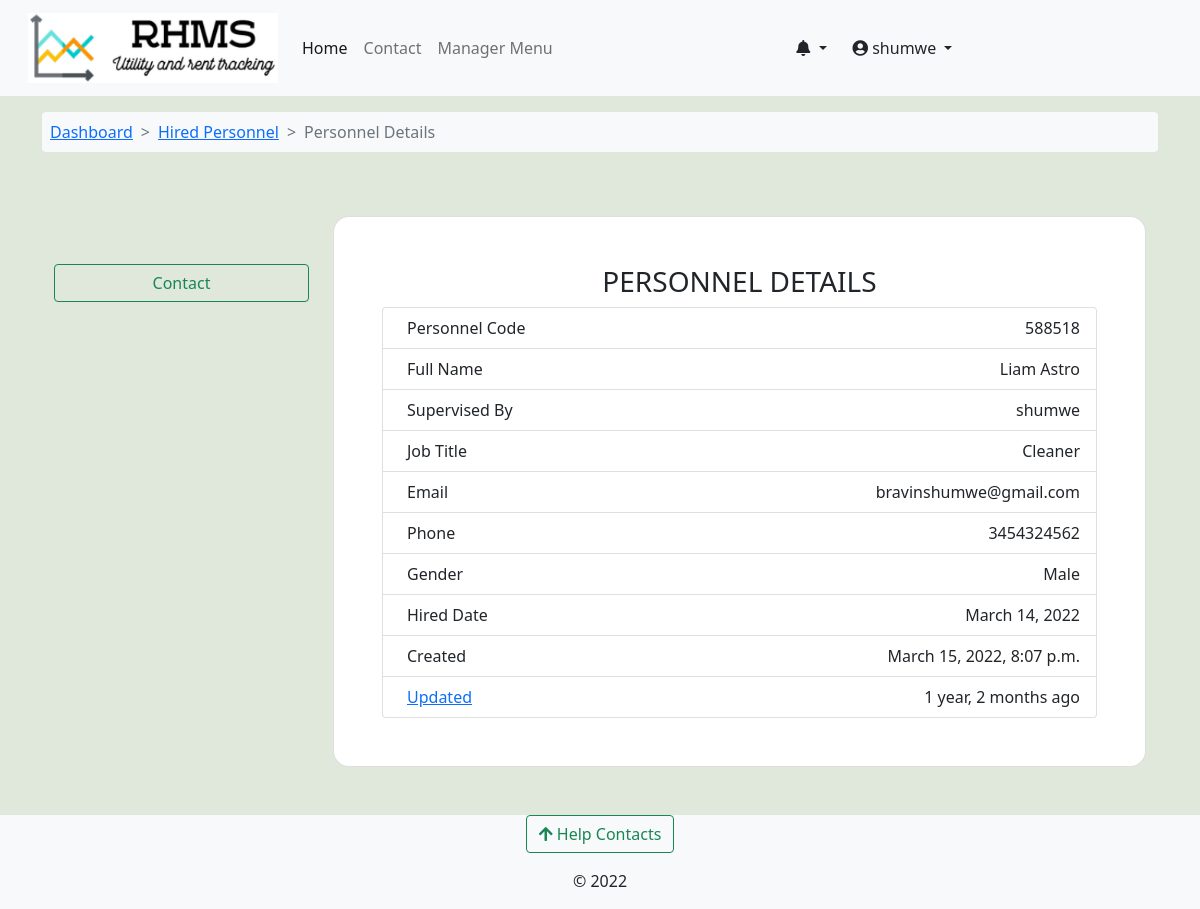
/work_order/hired_personnel_details/niagra-bumnsd-sd-djks/588518/ (signed in), run on the app's committed database.
### accounts/models.py (models this page shows, shortened)
class User(AbstractUser):
    avatar = models.ImageField(upload_to=get_avatar_path, default='no-avatar.png')
    is_verified = models.BooleanField(default=False)
    is_tenant = models.BooleanField(default=False)
    is_manager = models.BooleanField(default=False)

class Managers(models.Model):
    VER_STATUS = [
    ('rv', 'Revoked'),
    ('pv', 'Pending Approval'),
    ('ap', 'Approved'),
    ]
    ID_WARNING = 'Must be a valid ID!'
    associated_account = models.OneToOneField(User, on_delete=models.CASCADE)
    fullname = models.CharField(max_length=100, null=True, blank=True)
    id_back = models.ImageField(upload_to=get_user_docs_path, help_text=ID_WARNING)
    id_front = models.ImageField(upload_to=get_user_docs_path, help_text=ID_WARNING)
    added_by = models.ForeignKey(User, on_delete=models.DO_NOTHING, related_name='added_by')
    active_phone_number = PhoneNumberField()
    whatsapp_number = models.CharField(max_length=14)
    status = models.CharField(max_length=3, choices=VER_STATUS, default='pv')
    created = models.DateTimeField(default=datetime.now)
    updated = models.DateTimeField(auto_now=True)
    def __str__(self):
        return f"{self.associated_account.username}"
    class Meta:
        verbose_name_plural = 'Managers'

### work_order/models.py (models this page shows, shortened)
class HiredPersonnel(models.Model):
    GENDER_CHOICES = [
        ('male', 'Male'),
        ('female', 'Female'),
    ]
    associated_account = models.OneToOneField(User, on_delete=models.CASCADE, null=True, blank=True)
    personnel_manager = models.ForeignKey(Managers, on_delete=models.CASCADE)
    personnel_code = models.CharField(max_length=9, unique=True, null=True, blank=True)
    full_name = models.CharField(max_length=100)
    job_title = models.CharField(max_length=55)
    personnel_email = models.EmailField(max_length=155)
    phone_number = models.CharField(max_length=15)
    id_number = models.CharField(max_length=15)
    gender = models.CharField(max_length=10, choices=GENDER_CHOICES)
    building = models.ForeignKey(Building, on_delete=models.CASCADE)
    hired_date = models.DateField()
    is_active = models.BooleanField(default=True)
    created = models.DateTimeField(default=datetime.now)
    updated = models.DateTimeField(auto_now=True)

### work_order/views.py (the view)
# urls.py: path('hired_personnel_details/<slug:building_slug>/<slug:p_code>/', views.hired_personnel_details, name='hired_personnel_details'),
def hired_personnel_details(request, building_slug, p_code):
    building = Building.objects.get(slug=building_slug)
    personnel = HiredPersonnel.objects.get(building=building, personnel_code=p_code)
    if request.method == 'POST':
        p_contact = PersonnelContactForm(request.POST)
        if p_contact.is_valid():
            p_contact.instance.personnel = personnel
            p_contact.save()
            contact = p_contact.instance
            subject = contact.subject
            template = 'work_order/email/contact_email.html'
            html_message = render_to_string(template,
                                            {'contact':contact,})
            from_email = DEFAULT_FROM_EMAIL
            to_email = contact.personnel.personnel_email
            message = EmailMessage(subject, html_message, from_email, [to_email])
            message.content_subtype = 'html'
            message.send()
            messages.success(request, 'Email sent successfully')
            return HttpResponseRedirect("")
    else:
        p_contact = PersonnelContactForm()
    context = {'building':building,'personnel':personnel,'p_contact':p_contact}
    return render(request, 'work_order/hired_personel_details.html', context)

### accounts/context_processors.py (called while the page is built)
def get_notifications(request):
    user = request.user
    if user.is_authenticated:
        notifications = UserNotifications.objects.filter(
            user_id=user).order_by('-created')[:7]
        return dict(notifications=notifications)
    else:
        return {'false': False}

### complaints/context_processors.py (called while the page is built)
def get_contacts(request):
    user = request.user
    if user.is_authenticated:
        if user.is_tenant:
            tenant = Tenants.objects.get(associated_account=user)
            building = Building.objects.get(id=tenant.rented_unit.building_id)
            contacts = HelpContacts.objects.filter(associated_building=building)
            return dict(contacts=contacts)
        elif user.is_manager:
            contacts = HelpContacts.objects.all()
            return dict(contacts=contacts)
        else:
            contacts = HelpContacts.objects.filter(make_publicly_available=True)
            return dict(contacts=contacts)
    else:
        contacts = HelpContacts.objects.filter(make_publicly_available=True)
        return dict(contacts=contacts)

### rental_property/context_processors.py (called while the page is built)
def my_managed_buildings(request):
    user_instance = request.user
    if user_instance.is_authenticated:
        manager_instance = Managers.objects.filter(associated_account=user_instance)[:1]
        managed_buildings = Building.objects.filter(manager=manager_instance)
        return dict(managed_buildings=managed_buildings)
    else:
        return {'False': False,}

### work_order/templates/work_order/hired_personel_details.html (shortened to what this page needs)
{% extends 'base.html' %}
{% load crispy_forms_tags %}
{% load humanize %}
{% block content %}
<nav class="container mt-3">
  <ol class="breadcrumb bg-light p-2 rounded-2">
      <li class="breadcrumb-item "><a href="{% url 'building-dashboard' building.slug %}">Dashboard</a></li>
      <li class="breadcrumb-item"><a href="{% url 'hired_personnel' building.slug %}"> Hired Personnel </a></li>
      <li class="breadcrumb-item active"> Personnel Details </li>
  </ol>
</nav>
<section class="mb-5 mt-5" style="background-color: #dfe8da;">
    <div class="container">
      <div class="row d-flex justify-content-center align-items-center h-100">
        <div class="row">
            <div class="col-sm-3">
              <div class="mt-5 mb-2 d-grid gap-2">
                <a data-bs-toggle="modal" data-bs-target="#contactBackdrop" class="btn btn-outline-success" type="button">Contact</a>
              </div>
            </div>
        <div class="col-sm-9">
          <div class="card shadow-2-strong" style="border-radius: 1rem;">
            <div class="card-body p-5">
                <h3 class="text-uppercase text-center"> Personnel Details </h3>
                <ul class="list-group">
                    <li class="list-group-item d-flex justify-content-between align-items-start">
                        <div class="ms-2 me-auto">Personnel Code</div>
                        <span>{{personnel.personnel_code}}</span>
                      </li>
                    <li class="list-group-item d-flex justify-content-between align-items-start">
                      <div class="ms-2 me-auto">
                        Full Name
                      </div>
                      <span> {{personnel.full_name}} </span>
                    </li>
                    <li class="list-group-item d-flex justify-content-between align-items-start">
                      <div class="ms-2 me-auto">Supervised By</div>
                      <span>{{personnel.personnel_manager}}</span>
                    </li>
                    <li class="list-group-item d-flex justify-content-between align-items-start">
                        <div class="ms-2 me-auto">Job Title</div>
                        <span>{{personnel.job_title}}</span>
                      </li>
                    <li class="list-group-item d-flex justify-content-between align-items-start">
                      <div class="ms-2 me-auto">Email</div>
                      <span> {{personnel.personnel_email}}</span>
                    </li>
                    <li class="list-group-item d-flex justify-content-between align-items-start">
                        <div class="ms-2 me-auto">Phone</div>
                        <span> {{personnel.phone_number}}</span>
                      </li>
                      <li class="list-group-item d-flex justify-content-between align-items-start">
                        <div class="ms-2 me-auto"> Gender </div>
                        <span> {{personnel.get_gender_display}}</span>
                      </li>
                      <li class="list-group-item d-flex justify-content-between align-items-start">
                        <div class="ms-2 me-auto"> Hired Date </div>
                        <span>  {{personnel.hired_date}}</span>
                      </li>
                      <li class="list-group-item d-flex justify-content-between align-items-start">
                        <div class="ms-2 me-auto"> Created </div>
                        <span>  {{personnel.created}}</span>
                      </li>
                      <li class="list-group-item d-flex justify-content-between align-items-start">
                        <div class="ms-2 me-auto"><a href="{% url 'update_hired_personnel' building.slug personnel.personnel_code %}" title='click to udate'> Updated </a></div>
                        <span>  {{personnel.updated|naturaltime}}</span>
                      </li>
                  </ul>
            </div>
        </div>
      </div>
    </div>
  </div>
</section>
  {% endblock %}

### templates/base.html (shortened to what this page needs)
<!doctype html>
<html lang="en">
  {% load static %}
  {% load i18n %}
  <head>
    {% load pwa %}
    <link href="https://cdn.jsdelivr.net/npm/bootstrap@5.0.2/dist/css/bootstrap.min.css" rel="stylesheet">
    <link type="text/css" href="{% static 'css/main.css' %}" rel="stylesheet">
    <link rel="stylesheet" href="https://cdnjs.cloudflare.com/ajax/libs/font-awesome/4.7.0/css/font-awesome.min.css">
    <link rel="stylesheet" href="https://pro.fontawesome.com/releases/v5.11.2/css/all.css">
  </head>
  <body class="d-flex flex-column min-vh-100" style="background-color: #dfe8da;">
    <nav class="navbar navbar-expand-lg navbar-light bg-light" aria-label="main-nav">
        <div class="container-fluid">
          <a class="navbar-brand align" href="{% url 'operational-buildings' %}">
                <div class="d-flex">
                    <div class="ms-3 d-flex flex-column">
                      <img src="{% static 'img/rhms_logo2.png' %}" alt="logo" width="250" height="70"/>
                    </div>
                </div>
            </a>
            <div class="collapse navbar-collapse" id="mynav">
                <ul class="navbar-nav mb-lg-0">
                    <li class="nav-item"> <a class="nav-link active" aria-current="page" href="{% url 'operational-buildings' %}">Home</a> </li>
                    <li class="nav-item"> <a class="nav-link" aria-current="page" href="{% url 'core:contact' %}">Contact</a> </li>
                    {% if user.is_manager %}
                    <li class="nav-item"> <a class="nav-link" data-bs-toggle="offcanvas" href="#hrmsCanvas" role="button" aria-controls="hrmsCanvas">Manager Menu</a> </li>
                    {% endif %}
                </ul>
                </div>
                {% if request.user.is_authenticated %}
                <div class="collapse navbar-collapse" id="mynav">
                  <div class="dropdown">
                    <a href="#" class="btn dropdown-toggle" type="button" id="messagesDrop" data-bs-toggle="dropdown" aria-haspopup="true" aria-expanded="false">
                      <em class="fas fa-bell"></em>
                    </a>
                      {% load humanize %}
                  </div>
                <div class="collapse navbar-collapse" id="mynav">
                  <div class="dropdown">
                    <a href="#" class="btn dropdown-toggle" type="button" id="dropdownMenuButton" data-bs-toggle="dropdown" aria-haspopup="true" aria-expanded="false">
                      <em class="fas fa-user-circle"></em> {{ request.user.username }}
                    </a>
                  </div>
                </div>
                {% endif %}
            </div>
    </nav>
    {% block content %}	{% endblock content%}
    <footer class="mt-auto bg-light">
      <div class="mb-3 text-center">
      <button class="btn btn-outline-success" type="button" data-bs-toggle="offcanvas" data-bs-target="#contactsOffcanvas" aria-controls="contactsOffcanvas"><em class="fas fa-arrow-upfas fa-arrow-up"></em> Help Contacts</button>
      </div>
      <div>
        <p class="text-center ">&copy; 2022</p>
  </footer>
  </body>
</html>

### static/css/main.css (style rules this page uses)
:root { --header-height: 3rem; --nav-width: 68px; --first-color-light: #AFA5D9; --white-color: #F7F6FB; --body-font: 'Nunito', sans-serif; --normal-font-size: 1rem; --z-fixed: 100 }
.breadcrumb-item + .breadcrumb-item::before { content: ">"; }

### data on the page
User: user.username "shumwe"
HiredPersonnel: personnel_code "588518", full_name "Liam Astro", personnel_manager "shumwe", job_title "Cleaner", personnel_email "bravinshumwe@gmail.com", phone_number "3454324562", gender "Male", hired_date "March 14, 2022", created "March 15, 2022, 8:07 p.m.", updated "1 year, 2 months ago"
